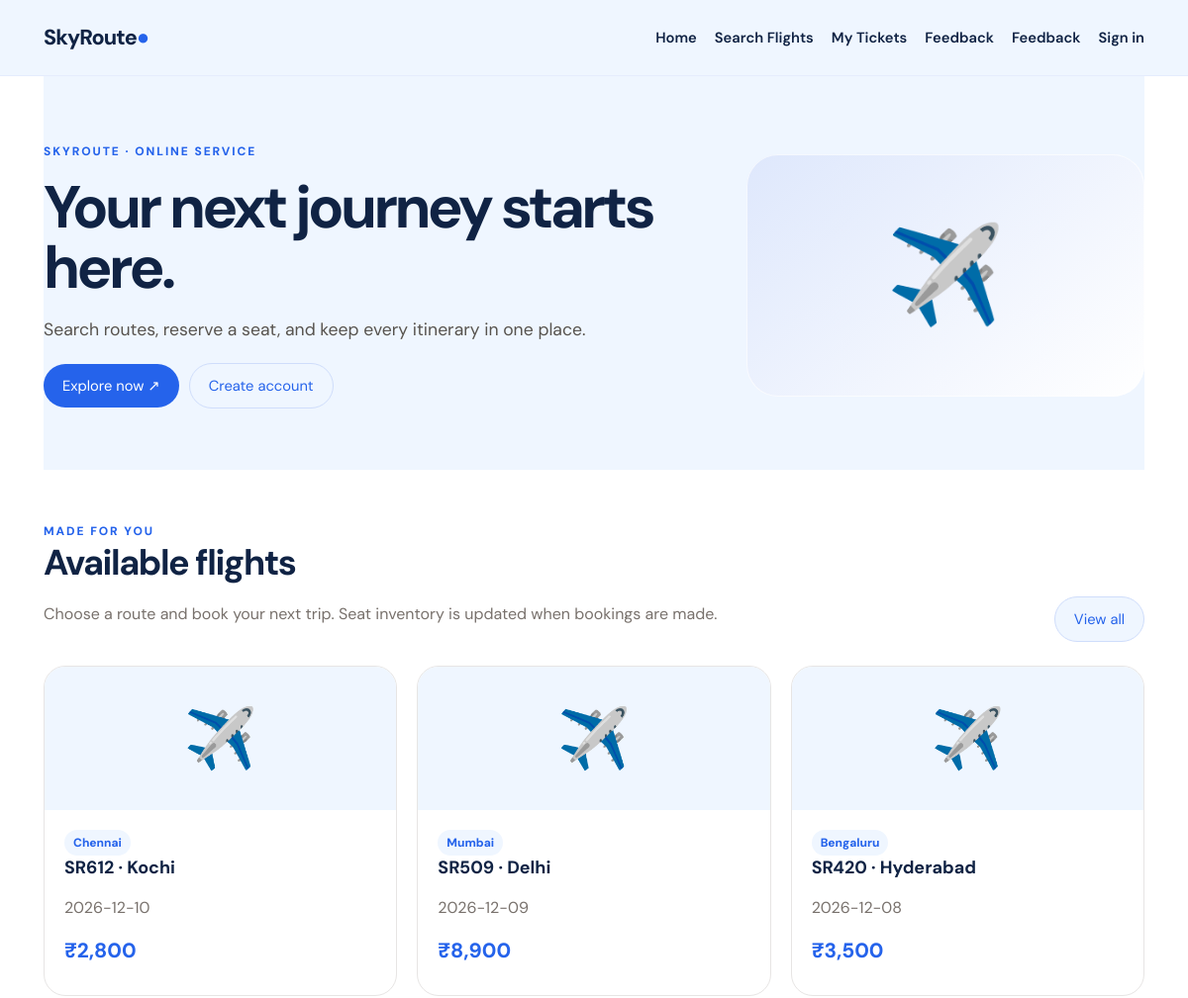
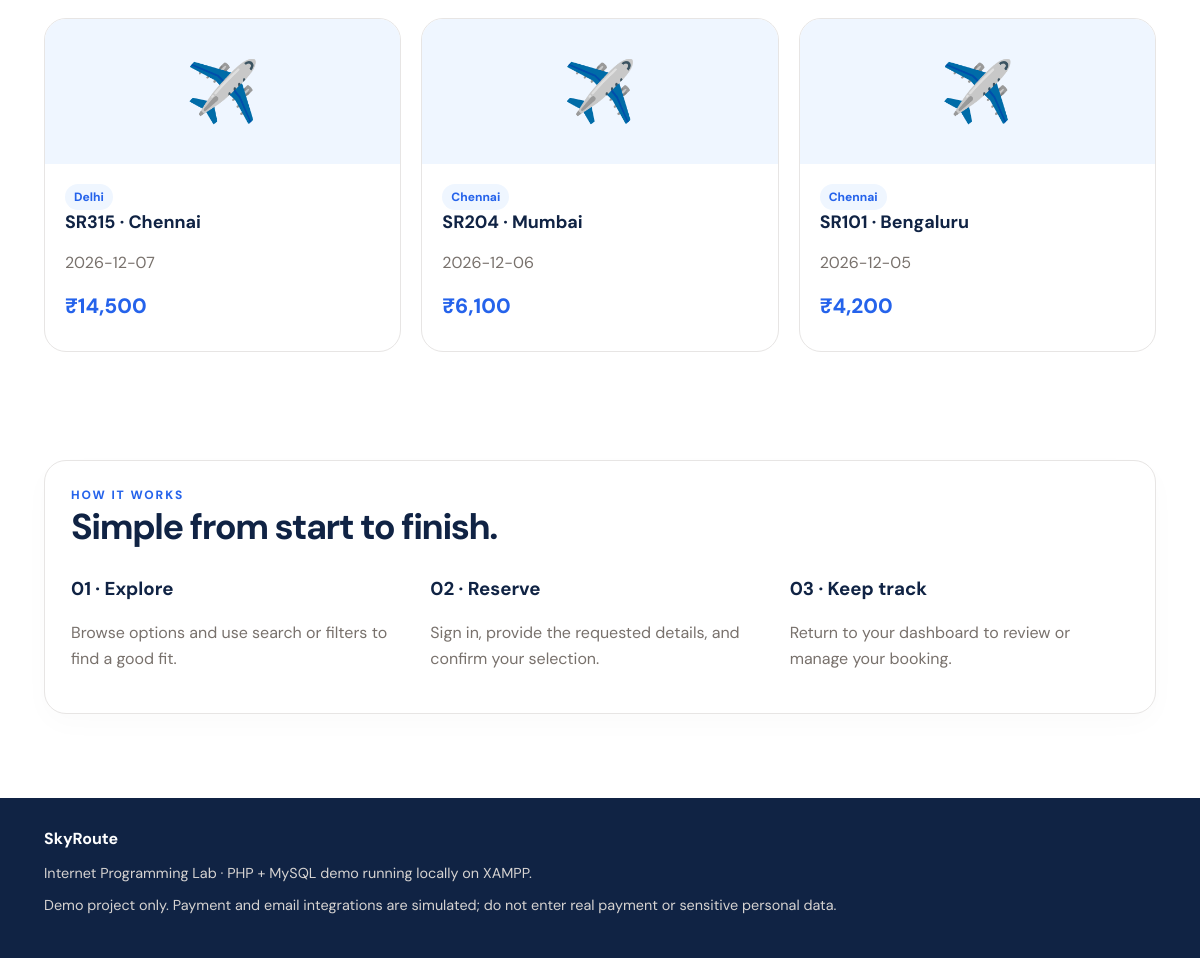
The page / on the database its author committed (2 pictures, top to bottom).
### tables this page shows
CREATE TABLE IF NOT EXISTS flights (id INT AUTO_INCREMENT PRIMARY KEY, origin VARCHAR(80) NOT NULL, destination VARCHAR(80) NOT NULL, flight_date DATE NOT NULL, cabin_class VARCHAR(40) NOT NULL DEFAULT 'Economy', fare DECIMAL(10,2) NOT NULL, seats_available INT NOT NULL DEFAULT 20, flight_code VARCHAR(20) NOT NULL, created_at TIMESTAMP DEFAULT CURRENT_TIMESTAMP);

### db.php (called while the page is built, shortened)
<?php
function db() {
    static $pdo=null;
    if (!$pdo) $pdo=new PDO('mysql:host='.DB_HOST.';dbname='.DB_NAME.';charset=utf8mb4', DB_USER, DB_PASS, [
        PDO::ATTR_ERRMODE=>PDO::ERRMODE_EXCEPTION,
        PDO::ATTR_DEFAULT_FETCH_MODE=>PDO::FETCH_ASSOC
    ]);
    return $pdo;
}
function h($v) { return htmlspecialchars((string)$v, ENT_QUOTES, 'UTF-8'); }
function logged_in() { return !empty($_SESSION['user_id']); }

### index.php (the view)
<?php require_once 'db.php'; $page_title='Home'; $items=db()->query("SELECT * FROM flights ORDER BY id DESC LIMIT 6")->fetchAll(); include 'header.php'; ?>
<section class="hero"><div class="hero-grid"><div><div class="eyebrow">SkyRoute · ONLINE SERVICE</div><h1>Your next journey starts here.</h1><p>Search routes, reserve a seat, and keep every itinerary in one place.</p><div class="actions"><a class="btn" href="search.php">Explore now ↗</a><a class="btn alt" href="register.php">Create account</a></div></div><div class="hero-art" aria-hidden="true">✈️</div></div></section>
<section class="section"><div class="section-head"><div><div class="eyebrow">MADE FOR YOU</div><h2>Available flights</h2><p class="muted">Choose a route and book your next trip. Seat inventory is updated when bookings are made.</p></div><a class="btn alt" href="search.php">View all</a></div>
<div class="grid"><?php foreach($items as $it): ?><article class="card"><div class="card-top">✈️</div><div class="card-body"><span class="tag"><?= h($it['origin']) ?></span><h3><?= h($it['flight_code']) ?><?php if('flight'==='flight'): ?> · <?= h($it['destination']) ?><?php endif; ?></h3><p class="muted"><?= h($it['flight_date']) ?></p><div class="price">₹<?= number_format((float)$it['fare'],0) ?></div></div></article><?php endforeach; ?></div></section>
<section class="section"><div class="panel"><div class="eyebrow">HOW IT WORKS</div><h2>Simple from start to finish.</h2><div class="grid"><div><h3>01 · Explore</h3><p class="muted">Browse options and use search or filters to find a good fit.</p></div><div><h3>02 · Reserve</h3><p class="muted">Sign in, provide the requested details, and confirm your selection.</p></div><div><h3>03 · Keep track</h3><p class="muted">Return to your dashboard to review or manage your booking.</p></div></div></div></section>
<?php include 'footer.php'; ?>

### header.php
<?php require_once __DIR__.'/db.php'; $notice=flash(); ?>
<!doctype html><html lang="en"><head><meta charset="utf-8"><meta name="viewport" content="width=device-width,initial-scale=1"><title><?= h($page_title ?? 'SkyRoute') ?> · SkyRoute</title><link rel="stylesheet" href="style.css"></head><body>
<header class="topbar"><div class="wrap nav"><a class="brand" href="index.php">SkyRoute<span>●</span></a><nav class="links"><a href="index.php">Home</a><a href="search.php">Search Flights</a><a href="my_bookings.php">My Tickets</a><a href="feedback.php">Feedback</a><a href="feedback.php">Feedback</a><?php if(logged_in()): ?><a href="logout.php">Logout</a><?php else: ?><a href="login.php">Sign in</a><?php endif; ?><?php if(is_admin()): ?><a href="admin.php">Admin</a><?php endif; ?></nav></div></header>
<main class="wrap"><?php if($notice): ?><div class="notice"><?= h($notice) ?></div><?php endif; ?>

### footer.php
</main><footer class="footer"><div class="wrap"><strong>SkyRoute</strong><p>Internet Programming Lab · PHP + MySQL demo running locally on XAMPP.</p><p class="small">Demo project only. Payment and email integrations are simulated; do not enter real payment or sensitive personal data.</p></div></footer></body></html>

### style.css (style rules this page uses)
:root { --accent:#2563eb;--paper:#eff6ff;--ink:#102344;--line:#e7e5e4;--muted:#78716c }
* { box-sizing:border-box }
body { margin:0;background:#fff;color:var(--ink);font-family:'DM Sans',Arial,sans-serif }
a { color:inherit;text-decoration:none }
.wrap { max-width:1160px;margin:auto;padding:0 24px }
.topbar { background:var(--paper);border-bottom:1px solid color-mix(in srgb,var(--accent) 12%,white) }
.nav { display:flex;align-items:center;justify-content:space-between;gap:22px;min-height:76px }
.brand { font-size:1.35rem;font-weight:800;letter-spacing:-.04em }
.brand span { color:var(--accent) }
.links { display:flex;gap:18px;flex-wrap:wrap;align-items:center;font-size:.92rem;font-weight:600 }
.pill,.btn { display:inline-flex;align-items:center;justify-content:center;border:0;border-radius:999px;padding:12px 19px;background:var(--accent);color:#fff;font-weight:700;cursor:pointer;font:inherit;font-size:.92rem }
.btn.alt { background:var(--paper);color:var(--accent);border:1px solid color-mix(in srgb,var(--accent) 22%,white) }
.hero { background:var(--paper);padding:68px 0 62px;position:relative;overflow:hidden }
.hero-grid { display:grid;grid-template-columns:1.25fr .75fr;gap:40px;align-items:center }
.eyebrow { text-transform:uppercase;letter-spacing:.16em;font-size:.75rem;font-weight:800;color:var(--accent) }
h1 { font-size:clamp(2.6rem,5vw,4.7rem);line-height:1.02;letter-spacing:-.06em;margin:18px 0;max-width:760px }
.hero p { font-size:1.1rem;line-height:1.7;max-width:620px;color:#57534e }
.hero-art { min-height:245px;border-radius:32px;background:linear-gradient(140deg,color-mix(in srgb,var(--accent) 15%,white),white);display:flex;align-items:center;justify-content:center;font-size:6rem;box-shadow:inset 0 0 0 1px #ffffffb0 }
.section { padding:54px 0 }
.section-head { display:flex;align-items:end;justify-content:space-between;gap:20px;margin-bottom:24px }
h2 { font-size:clamp(1.7rem,3vw,2.3rem);letter-spacing:-.04em;margin:0 0 8px }
.muted { color:var(--muted);line-height:1.6 }
.grid { display:grid;grid-template-columns:repeat(3,minmax(0,1fr));gap:20px }
.card { border:1px solid var(--line);border-radius:22px;overflow:hidden;background:white;transition:transform .18s,box-shadow .18s }
.card-top { height:145px;background:var(--paper);display:flex;align-items:center;justify-content:center;font-size:3.7rem }
.card-body { padding:20px }
.card h3 { margin:0 0 9px;font-size:1.12rem }
.price { font-size:1.3rem;font-weight:800;color:var(--accent);margin:12px 0 }
.tag { display:inline-block;background:var(--paper);color:var(--accent);padding:5px 9px;border-radius:99px;font-size:.75rem;font-weight:800 }
.panel { background:#fff;border:1px solid var(--line);border-radius:22px;padding:26px;box-shadow:0 10px 28px #00000005 }
.footer { background:var(--ink);color:#fff;padding:30px 0;margin-top:30px }
.footer p { color:#d6d3d1;font-size:.9rem }
.actions { display:flex;gap:10px;flex-wrap:wrap;align-items:center }
.small { font-size:.85rem }

### rows shown on the page
flights: origin "Chennai", flight_code "SR612", destination "Kochi", flight_date "2026-12-10", fare "2,800"
flights: origin "Mumbai", flight_code "SR509", destination "Delhi", flight_date "2026-12-09", fare "8,900"
flights: origin "Bengaluru", flight_code "SR420", destination "Hyderabad", flight_date "2026-12-08", fare "3,500"
flights: origin "Delhi", flight_code "SR315", destination "Chennai", flight_date "2026-12-07", fare "14,500"
flights: origin "Chennai", flight_code "SR204", destination "Mumbai", flight_date "2026-12-06", fare "6,100"
flights: origin "Chennai", flight_code "SR101", destination "Bengaluru", flight_date "2026-12-05", fare "4,200"
